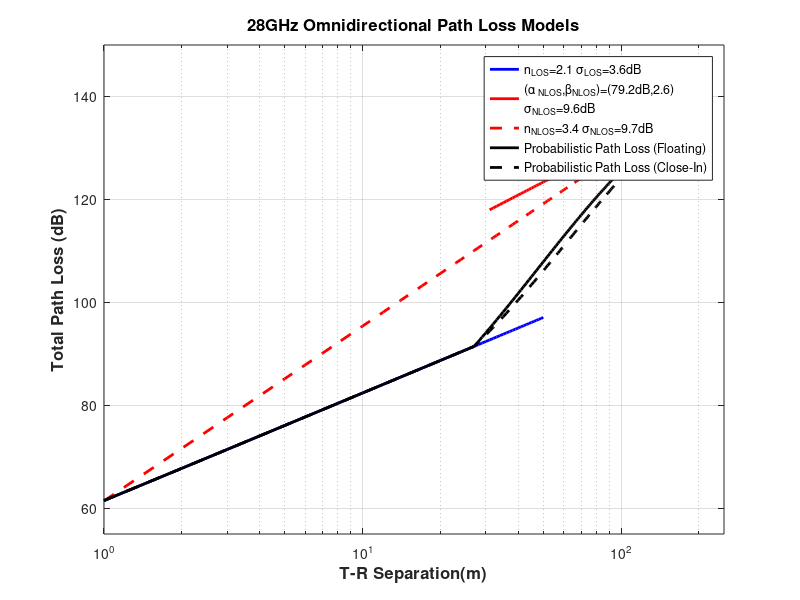

Write the MATLAB code that produced this figure. (Note: this script raises an error after producing the figure.)
%%
clear;
clc;
%%
d= 1:1:200 ;

d_BP = 27;
alpha = 71;
d0 = 1;
c  = 3*10^8;
%%
f = 28*10^9;
n_LOS = 2.1;
Sigma_LOS = 3.6;
n_NLOS = 3.4;
Sigma_NLOS = 9.7;
alpha2 = 79.2;
Beta = 2.6;
Sigma2_NLOS = 9.6;
%%
Lambda  =c/f ;
P_LOS = zeros(200,1);
PL_LOS = zeros(200,1);
PL_NLOS = zeros(200,1);
PL_Prob = zeros(200,1);

PL_NLOS_CloseIn = zeros(200,1);
PL_NLOS_Floating = zeros(200,1);

%%
for d=1:1:200
    P_LOS(d)  = (min(d_BP/d,1)*(1-exp(-d/alpha))+exp(-d/alpha))^2;
    
    PL_LOS(d)  = 20*log10(4*pi/ Lambda)+10*n_LOS *log10(d)+lognpdf(d,0,Sigma_LOS );
    
    PL_NLOS_CloseIn(d) = 20*log10(4*pi/ Lambda)+10*n_NLOS *log10(d)+lognpdf(d,0,Sigma_NLOS );
    PL_NLOS_Floating(d)  = alpha2  +10* Beta  *log10(d)+lognpdf(d,0,Sigma2_NLOS );
    
    if d<= 30
        PL_NLOS(d)  = PL_NLOS_CloseIn(d);
    else
        PL_NLOS(d)  = PL_NLOS_Floating(d);
    end
    PL_Prob(d)  = P_LOS(d)*PL_LOS(d)+(1-P_LOS(d))*PL_NLOS(d);
    PL_Prob_CloseIn(d)  = P_LOS(d)*PL_LOS(d)+(1-P_LOS(d))*PL_NLOS_CloseIn(d);
    PL_Prob_Floating(d)  = P_LOS(d)*PL_LOS(d)+(1-P_LOS(d))*PL_NLOS_Floating(d);
    
end
%%
figure;

t = 1:1:50;%in fact it should be 30
s1 = semilogx(t,PL_LOS(1:50),'b-','LineWidth',2);grid on;hold on;

t = 31:1:200;%in the paper it begin at 51
p1 = plot(t,PL_NLOS_Floating(31:200),'r-','LineWidth',2);   

t = 1:1:200;
p2 = plot(t, PL_NLOS_CloseIn,'r--','LineWidth',2);   
p3 = plot(t,PL_Prob_Floating,'k-','LineWidth',2);   
p4 = plot(t,PL_Prob_CloseIn,'k--','LineWidth',2);   
% plot(t,PL_NLOS,'r-','LineWidth',2);  hold on;grid on;
% plot(t,PL_Prob,'g-','LineWidth',2);  hold on;grid on;
axis([1,250,55,150]);
xlabel('T-R Separation(m)','FontSize',12,'FontWeight','bold')
ylabel('Total Path Loss (dB)','FontSize',12,'FontWeight','bold')
title('28GHz Omnidirectional Path Loss Models','FontSize',12,'FontWeight','bold')
grid on;
%%
t1 = 'n_L_O_S=2.1 \sigma_L_O_S=3.6dB';
t2 = ['(\alpha _N_L_O_S,\beta_N_L_O_S)=(79.2dB,2.6) ', sprintf('\n'),  '\sigma_N_L_O_S=9.6dB'];
t3 = ['n_N_L_O_S=3.4 \sigma_N_L_O_S=9.7dB'];
t4 = ['Probabilistic Path Loss (Floating)' ];
t5 = ['Probabilistic Path Loss (Close-In)' ];
line_handles = [s1,p1,p2,p3,p4];
legend_texts = {t1, t2, t3, t4,t5};
h_leg = legend(line_handles, legend_texts);
h_leg.FontWeight = 'bold';
h_leg.Location = 'best';
